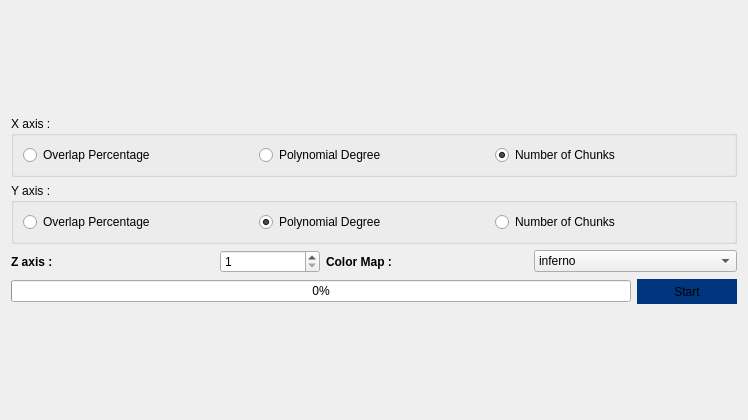
<?xml version="1.0" encoding="UTF-8"?>
<ui version="4.0">
 <class>Form</class>
 <widget class="QWidget" name="Form">
  <property name="geometry">
   <rect>
    <x>0</x>
    <y>0</y>
    <width>748</width>
    <height>420</height>
   </rect>
  </property>
  <property name="windowTitle">
   <string>Form</string>
  </property>
  <layout class="QVBoxLayout" name="verticalLayout">
   <item>
    <layout class="QVBoxLayout" name="error_map_setting_layout">
     <item>
      <widget class="QGroupBox" name="x_axis_groupBox">
       <property name="sizePolicy">
        <sizepolicy hsizetype="Preferred" vsizetype="Fixed">
         <horstretch>0</horstretch>
         <verstretch>0</verstretch>
        </sizepolicy>
       </property>
       <property name="title">
        <string>X axis :</string>
       </property>
       <layout class="QHBoxLayout" name="horizontalLayout_2">
        <item>
         <widget class="QRadioButton" name="x_overlap">
          <property name="text">
           <string>Overlap Percentage</string>
          </property>
          <property name="checked">
           <bool>false</bool>
          </property>
         </widget>
        </item>
        <item>
         <widget class="QRadioButton" name="x_polydeg">
          <property name="text">
           <string>Polynomial Degree</string>
          </property>
          <property name="checked">
           <bool>false</bool>
          </property>
         </widget>
        </item>
        <item>
         <widget class="QRadioButton" name="x_numchunk">
          <property name="text">
           <string>Number of Chunks</string>
          </property>
          <property name="checked">
           <bool>true</bool>
          </property>
         </widget>
        </item>
       </layout>
      </widget>
     </item>
     <item>
      <widget class="QGroupBox" name="y_axis_groupBox">
       <property name="sizePolicy">
        <sizepolicy hsizetype="Preferred" vsizetype="Fixed">
         <horstretch>0</horstretch>
         <verstretch>0</verstretch>
        </sizepolicy>
       </property>
       <property name="title">
        <string>Y axis :</string>
       </property>
       <layout class="QHBoxLayout" name="horizontalLayout_4">
        <item>
         <widget class="QRadioButton" name="y_overlap">
          <property name="text">
           <string>Overlap Percentage</string>
          </property>
          <property name="checked">
           <bool>false</bool>
          </property>
         </widget>
        </item>
        <item>
         <widget class="QRadioButton" name="y_polydeg">
          <property name="text">
           <string>Polynomial Degree</string>
          </property>
          <property name="checked">
           <bool>true</bool>
          </property>
         </widget>
        </item>
        <item>
         <widget class="QRadioButton" name="y_numchunk">
          <property name="text">
           <string>Number of Chunks</string>
          </property>
          <property name="checked">
           <bool>false</bool>
          </property>
         </widget>
        </item>
       </layout>
      </widget>
     </item>
     <item>
      <layout class="QHBoxLayout" name="z_axis_layout">
       <item>
        <widget class="QLabel" name="z_axis_label">
         <property name="sizePolicy">
          <sizepolicy hsizetype="Minimum" vsizetype="Ignored">
           <horstretch>0</horstretch>
           <verstretch>0</verstretch>
          </sizepolicy>
         </property>
         <property name="minimumSize">
          <size>
           <width>0</width>
           <height>0</height>
          </size>
         </property>
         <property name="styleSheet">
          <string notr="true">font: 10pt &quot;Sans Serif&quot;;
font-weight: bold;</string>
         </property>
         <property name="text">
          <string>Z axis :</string>
         </property>
        </widget>
       </item>
       <item>
        <widget class="QSpinBox" name="z_axis_spinbox">
         <property name="sizePolicy">
          <sizepolicy hsizetype="Maximum" vsizetype="Fixed">
           <horstretch>0</horstretch>
           <verstretch>0</verstretch>
          </sizepolicy>
         </property>
         <property name="minimumSize">
          <size>
           <width>100</width>
           <height>0</height>
          </size>
         </property>
         <property name="minimum">
          <number>1</number>
         </property>
         <property name="maximum">
          <number>100</number>
         </property>
        </widget>
       </item>
       <item>
        <widget class="QLabel" name="z_axis_label_2">
         <property name="sizePolicy">
          <sizepolicy hsizetype="Minimum" vsizetype="Ignored">
           <horstretch>0</horstretch>
           <verstretch>0</verstretch>
          </sizepolicy>
         </property>
         <property name="minimumSize">
          <size>
           <width>0</width>
           <height>0</height>
          </size>
         </property>
         <property name="styleSheet">
          <string notr="true">font: 10pt &quot;Sans Serif&quot;;
font-weight: bold;</string>
         </property>
         <property name="text">
          <string>Color Map :</string>
         </property>
        </widget>
       </item>
       <item>
        <widget class="QComboBox" name="color_map">
         <property name="styleSheet">
          <string notr="true">QComboBox::item:checked {
  font-weight: bold;
  height: 15px;
}</string>
         </property>
         <item>
          <property name="text">
           <string>inferno</string>
          </property>
         </item>
         <item>
          <property name="text">
           <string>plasma</string>
          </property>
         </item>
         <item>
          <property name="text">
           <string>autumn</string>
          </property>
         </item>
         <item>
          <property name="text">
           <string>Blues</string>
          </property>
         </item>
         <item>
          <property name="text">
           <string>twilight</string>
          </property>
         </item>
        </widget>
       </item>
      </layout>
     </item>
     <item>
      <layout class="QHBoxLayout" name="horizontalLayout">
       <item>
        <widget class="QProgressBar" name="progressBar">
         <property name="value">
          <number>0</number>
         </property>
        </widget>
       </item>
       <item>
        <widget class="QPushButton" name="error_map_button">
         <property name="minimumSize">
          <size>
           <width>100</width>
           <height>25</height>
          </size>
         </property>
         <property name="styleSheet">
          <string notr="true">background-color: rgb(0, 54, 125);
border-radius:30px</string>
         </property>
         <property name="text">
          <string>Start</string>
         </property>
        </widget>
       </item>
      </layout>
     </item>
    </layout>
   </item>
  </layout>
 </widget>
 <resources/>
 <connections/>
</ui>
